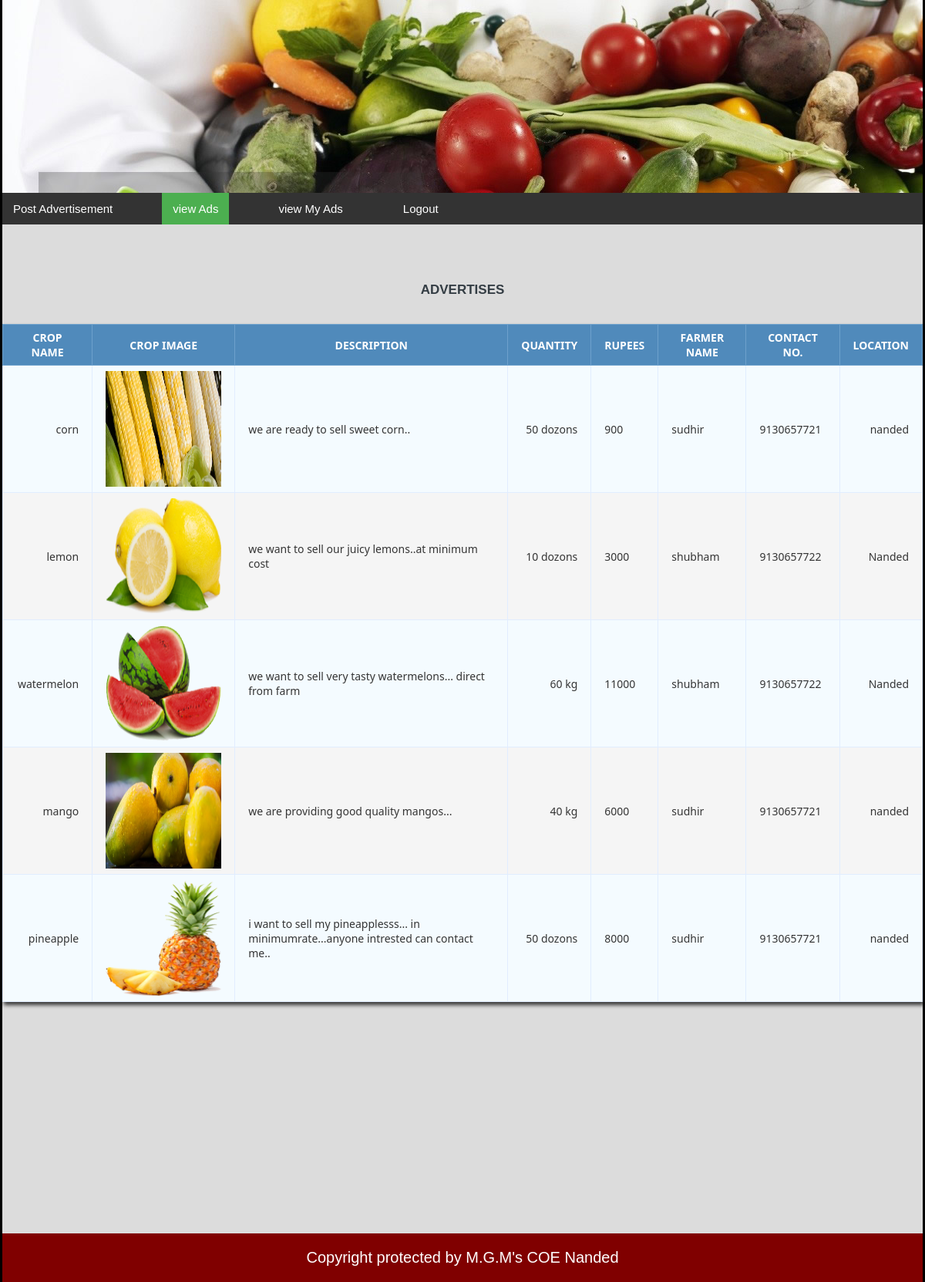
/viewfarmersad.php, run on the app's committed database.
### tables this page shows
CREATE TABLE `sellcrop` (
  `cropid` int(11) NOT NULL,
  `CropName` varchar(100) NOT NULL,
  `Picture` varchar(100) NOT NULL,
  `Description` varchar(500) NOT NULL,
  `Quantity` varchar(100) NOT NULL,
  `Rupees` int(100) NOT NULL,
  `City` varchar(100) NOT NULL,
  `State` varchar(100) NOT NULL,
  `fid` int(11) NOT NULL
);

### viewfarmersad.php (the view, shortened to what this page needs)
<?php
include_once './dbconfig.php';
   $result = mysqli_query($link, "select CropName,Picture,Description,Quantity,Rupees,(select fname from userinfo where id=s.fid)as fname,(select cno from userinfo where id=s.fid)as cno,(select location from userinfo where id=s.fid)as location from sellcrop s  ;");
 ?>
<html>
    <head>
        <link href="mydesign.css" rel="stylesheet" type="text/css"/>
</head>
    <body>
        <div id="header"></div>
        <div id="menu">
            <ul>
                <li><a  href="PostAd.php">Post Advertisement</a></li>
                 <li><a class="active" href="viewfarmersad.php">view Ads</a></li>
                 <li><a href="buyermyads.php">view My Ads</a></li>
                <li><a href="Logout.php">Logout</a></li>
            </ul>
        </div>
               <div id="content" style="padding-bottom: 300px">
	<h1>ADVERTISES</h1>
        <br>
        <br>
	<table class="data-table">
		<thead>
			<tr>
				<th>Crop Name</th>
                                <th>Crop Image</th>
				<th>Description</th>
				<th>Quantity</th>
				<th>Rupees</th>
				<th>Farmer Name</th>
                                <th>Contact No.</th>
                                <th>Location</th>
			</tr>
		</thead>
		<tbody>
		<?php
		while ($row = mysqli_fetch_array($result))
		{
			echo '<tr>
					<td>'.$row['CropName'].'</td>
                                        <td> <img src="uploads/'.$row['Picture'].'" alt=" " height="150" width="150"> </td>
					<td>'.$row['Description'].'</td>
					<td>'.$row['Quantity'].'</td>
                                        <td>'.$row['Rupees'].'</td>
                                        <td>'.$row['fname'].'</td>
                                        <td>'.$row['cno'].'</td>
                                         <td>'.$row['location'].'</td>
									</tr>';
		}?>
		</tbody>
                </table>
               </div>
			 <div id="footer">Copyright protected by M.G.M's COE Nanded</div>
</body>
</html>

### mydesign.css (style rules this page uses)
body { margin-left: 0px; margin-right: 0px; background-color: gainsboro; border-left: solid black; border-right: solid black; }
#header { background: url('images/1.jpg'); height: 250px; }
#content { padding-top: 50px; padding-bottom: 250px; }
table { background-color: whitesmoke; padding:60px; -webkit-box-shadow: 2px 4px 5px 0px rgba(0,0,0,0.75); -moz-box-shadow: 2px 4px 5px 0px rgba(0,0,0,0.75); box-shadow: 2px 4px 5px 0px rgba(0,0,0,0.75); }
#footer { text-align: center; background-color: maroon; padding: 20px; font-size: 20px; color: white; }
ul { list-style-type:none; margin: 0; padding: 0; overflow: hidden; background-color: #333; }
li { float: left; padding-right: 50px; }
li a { display: block; color: white; text-align: center; padding: 12px 14px; text-decoration:none; }
.active { background-color: #4CAF50; }

### viewfarmersad.php (style rules this page uses)
body { font-size: 15px; color: #343d44; font-family: "segoe-ui", "open-sans", tahoma, arial; padding: 0; margin: 0; }
table { margin: auto; font-family: "Lucida Sans Unicode", "Lucida Grande", "Segoe Ui"; font-size: 12px; }
h1 { margin: 25px auto 0; text-align: center; text-transform: uppercase; font-size: 17px; }
table td { transition: all .5s; }
.data-table { border-collapse: collapse; font-size: 14px; min-width: 537px; }
.data-table th, .data-table td { border: 1px solid #e1edff; padding: 7px 17px; }
.data-table thead th { background-color: #508abb; color: #FFFFFF; border-color: #6ea1cc !important; text-transform: uppercase; }
.data-table tbody td { color: #353535; }
.data-table tbody td:first-child, .data-table tbody td:nth-child(4), .data-table tbody td:last-child { text-align: right; }
.data-table tbody tr:nth-child(odd) td { background-color: #f4fbff; }

### data on the page
sellcrop: CropName "corn", Picture (picture), Description "we are ready to sell sweet corn..", Quantity "50 dozons", Rupees "900", fname "sudhir", cno "9130657721", location "nanded"
sellcrop: CropName "lemon", Picture (picture), Description "we want to sell our juicy lemons..at minimum cost", Quantity "10 dozons", Rupees "3000", fname "shubham", cno "9130657722", location "Nanded"
sellcrop: CropName "watermelon", Picture (picture), Description "we want to sell very tasty watermelons... direct from farm", Quantity "60 kg", Rupees "11000", fname "shubham", cno "9130657722", location "Nanded"
sellcrop: CropName "mango", Picture (picture), Description "we are providing good quality mangos...", Quantity "40 kg", Rupees "6000", fname "sudhir", cno "9130657721", location "nanded"
sellcrop: CropName "pineapple", Picture (picture), Description "i want to sell my pineapplesss... in minimumrate...anyone intrested can contact me..", Quantity "50 dozons", Rupees "8000", fname "sudhir", cno "9130657721", location "nanded"
